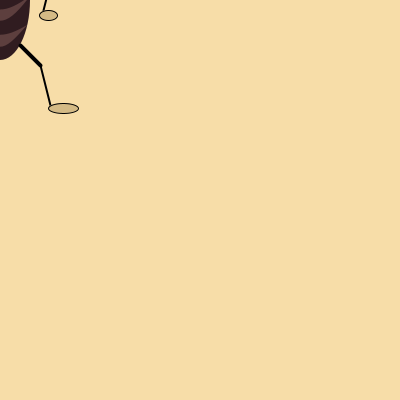
Frame 1 (no input)
Frame 60 (the mouse pressed at the canvas centre just before this capture): identical to frame 1, image omitted
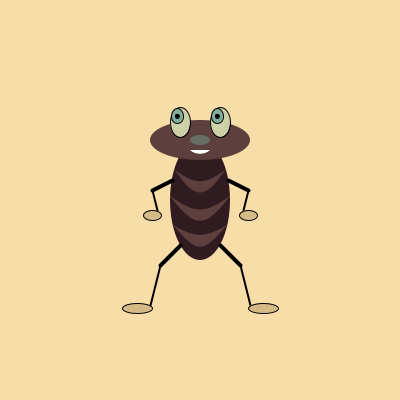
Frame 120 (the mouse held since frame 60 and released just before this capture)

The Processing sketch that drew these frames (run headless with seeded random() and noise(); from frame 60 on, the mouse is pressed at the canvas centre):

// Processing sketch: processing_19283
// ── processing_19283.pde

float centerX=200, centerY=200;

void setup()
{
  size(400,400);
  smooth();
 }
  
 
 /*Set ref points to the mouse coordinates, 
 background to pale yellow and stroke to
*/ 
void draw () {
  centerX=mouseX;
  centerY=mouseY;
  background(247, 221, 168);
  stroke(0,150);
 
 
   
  
 //body, 
 noStroke();
 fill(48, 28, 32);
 ellipse(centerX,centerY,60,120);
 
 //segment: top
 fill(93,63,62);
  beginShape();
  vertex(centerX-25,centerY-30);
  bezierVertex(centerX-5,centerY,centerX+5,centerY,centerX+25,centerY-30);
  endShape();
  
  fill(48,28,32);
  beginShape();
  vertex(centerX-25,centerY-30);
  bezierVertex(centerX-5,centerY-15,centerX+5,centerY-15,centerX+25,centerY-30);
  endShape();
  
  //segment: middle
   fill(93,63,62);
  beginShape();
  vertex(centerX-30,centerY-4);
  bezierVertex(centerX-5,centerY+29,centerX+5,centerY+29,centerX+30,centerY-4);
  endShape();
  
  fill(48,28,32);
  beginShape();
  vertex(centerX-30,centerY-4);
  bezierVertex(centerX-5,centerY+14,centerX+5,centerY+14,centerX+30,centerY-4);
  endShape();
  
  //segment: bottom
  fill(93,63,62);
  beginShape();
  vertex(centerX-27,centerY+25);
  bezierVertex(centerX-2,centerY+54,centerX+2,centerY+54,centerX+27,centerY+25);
  endShape();
  
  fill(48,28,32);
  beginShape();
  vertex(centerX-27,centerY+25);
  bezierVertex(centerX-5,centerY+38,centerX+5,centerY+38,centerX+27,centerY+25);
  endShape();
  
  
 
//head
   fill(93, 63, 62);
  ellipse(centerX,centerY-60,100,40);
 
//eyeballs (right then left)
  stroke(0);
  fill(204, 209, 168);
  ellipse(centerX+20,centerY-78,20,30);
  ellipse(centerX-20,centerY-78,20,30);
 
//iris (right then left)
  fill(130, 173, 154);
  ellipse(centerX+17,centerY-84,12,15);
  ellipse(centerX-23, centerY-84,12,15);  
 
//pupil
  fill(0);
  ellipse(centerX+17,centerY-84,4,4);
  ellipse(centerX-23,centerY-84,4,4);
 
//nose
  noStroke();
  fill(104, 109, 100);
  ellipse(centerX,centerY-60,20,10);
 
//smile
  fill(255);
  beginShape();
  vertex(centerX-10,centerY-50);
  bezierVertex(centerX-5,centerY-45,centerX+5,centerY-45,centerX+10,centerY-50);
  endShape();
    
//upper legs (l then r)
  stroke(0);
  strokeWeight(4);
  line(centerX-20, centerY+45,centerX-40, centerY+65);
  line(centerX+20, centerY+45, centerX+40, centerY+65);
 
//upper arms (l then r)
  line(centerX-28, centerY-20, centerX-48, centerY-10);
  line(centerX+28, centerY-20, centerX+48, centerY-10);
 
 
//lower legs (l then r)
  strokeWeight(2);
  line(centerX-40, centerY+65, centerX-50, centerY+105);
  line(centerX+40, centerY+65, centerX+50, centerY+105);
 
 
//forearms (l then r)
  line(centerX-48, centerY-10, centerX-43, centerY+10);
  line(centerX+48, centerY-10, centerX+43, centerY+10);
   
  //line(248,190,243,210);
 
//feet (l then r)
  ellipseMode(CORNER);
  strokeWeight(1);
  fill(212, 186, 133);
  ellipse(centerX-78, centerY+103, 30, 10);
  ellipse(centerX+48, centerY+103, 30, 10);
 
 
//hands (l then r)
  ellipseMode(CENTER);
  ellipse(centerX-48, centerY+15, 18, 10);
  ellipse(centerX+48, centerY+15, 18, 10);
 
  /*GRID
  strokeWeight(1);
   for (int i=5; i< width; i=i+5)
     {
      line (i,0, i, height);
      line(0, i, width, i);
     }
 */
 
 
 }
